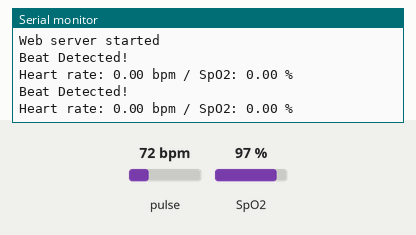
A sketch run on a simulated ESP8266 (NodeMCU). Parts: the last lines printed to the serial monitor. The test bench sets the inputs (shaded band); at power-on: pulse 72 bpm, SpO2 97 %. WiFi joins after 1.5 s; servers stay silent unless stated.

Above: at 2.7 s.
2.8 s: pulse set to 42 bpm
At 4.2 s:
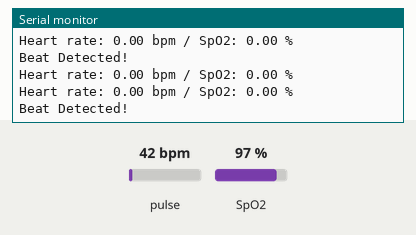
4.3 s: SpO2 set to 80 %
At 4.9 s:
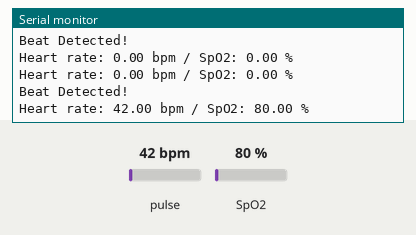
5.8 s: pulse set to 70 bpm
At 9.3 s:
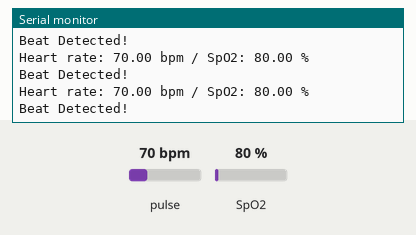
Timing chart, 0 to 10.8 s (numbered marks = the images above; inputs shaded):
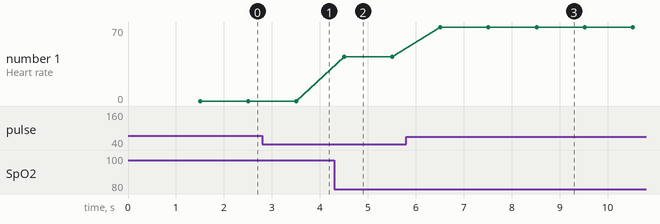

Measured:
- after the input at 4.3 s, the serial monitor: prints a new line after 0.21 s (image 2)
- after the input at 5.8 s, the serial monitor: prints a new line after 0.71 s (image 3)
- plotted number 1: 42 → 70 after the input at 5.8 s

The sketch:

MAX30100.ino
```cpp
#include <Wire.h>
#include <ESP8266WiFi.h>
#include <ESP8266WebServer.h>
#include "MAX30100_PulseOximeter.h"

#define REPORTING_PERIOD_MS 1000

const char* ssid = "Deki.";
const char* password = "deki2826.";

ESP8266WebServer server(80);
PulseOximeter pox;
float BPM, SpO2;
uint32_t tsLastReport = 0;

void onBeatDetected() {
    Serial.println("Beat Detected!");
}

void handleRoot() {
    String html = "<!DOCTYPE html>"
                  "<html lang=\"en\">"
                  "<head>"
                  "<meta charset=\"UTF-8\">"
                  "<meta http-equiv=\"X-UA-Compatible\" content=\"IE=edge\">"
                  "<meta name=\"viewport\" content=\"width=device-width, initial-scale=1.0\">"
                  "<title>Pulse Oximeter Dashboard</title>"
                  "<style>"
                  "body { font-family: Arial, sans-serif; margin: 0; padding: 0; background-color: #f4f4f9; color: #333; }"
                  ".container { text-align: center; margin-top: 50px; }"
                  "h1 { font-size: 2.5em; color: #4CAF50; }"
                  ".data { font-size: 2em; margin: 20px; padding: 15px; border-radius: 8px; background-color: #fff; box-shadow: 0 0 10px rgba(0, 0, 0, 0.1); display: inline-block; }"
                  "#bpm { color: #2196F3; }"
                  "#spo2 { color: #FF5722; }"
                  "footer { margin-top: 30px; font-size: 0.9em; color: #888; }"
                  "footer a { color: #2196F3; text-decoration: none; }"
                  "footer a:hover { text-decoration: underline; }"
                  "</style>"
                  "</head>"
                  "<body>"
                  "<div class=\"container\">"
                  "<h1>Pulse Oximeter Dashboard</h1>"
                  "<div class=\"data\">"
                  "Heart Rate (BPM): <span id=\"bpm\">0</span>"
                  "</div>"
                  "<div class=\"data\">"
                  "Oxygen Saturation (SpO2): <span id=\"spo2\">0</span>%"
                  "</div>"
                  "<footer>"
                  "<p>Data updated every second. <a href=\"https://github.com/DevagiS\">View on GitHub</a></p>"
                  "</footer>"
                  "<script>"
                  "async function fetchData() {"
                  "try {"
                  "const response = await fetch('/data');"
                  "const data = await response.json();"
                  "document.getElementById('bpm').textContent = data.BPM.toFixed(1);"
                  "document.getElementById('spo2').textContent = data.SpO2.toFixed(1);"
                  "} catch (error) {"
                  "console.error('Error fetching data:', error);"
                  "}"
                  "}"
                  "setInterval(fetchData, 1000);"
                  "</script>"
                  "</body>"
                  "</html>";

    server.send(200, "text/html", html);
}

void handleData() {
    String jsonResponse = "{\"BPM\":" + String(BPM) + ",\"SpO2\":" + String(SpO2) + "}";
    server.send(200, "application/json", jsonResponse);
}

void setup() {
    Serial.begin(115200);
    Wire.begin(4, 5);
    WiFi.begin(ssid, password);
    Serial.print("Connecting to WiFi");
    while (WiFi.status() != WL_CONNECTED) {
        delay(500);
        Serial.print(".");
    }
    Serial.println("Connected!");
    Serial.print("IP address: ");
    Serial.println(WiFi.localIP());

    server.on("/", handleRoot);
    server.on("/data", handleData);
    server.begin();
    Serial.println("Web server started");

    if (!pox.begin()) {
        Serial.println("FAILED");
        while (true);
    }
    pox.setOnBeatDetectedCallback(onBeatDetected);
    pox.setIRLedCurrent(MAX30100_LED_CURR_7_6MA);
}

void loop() {
    pox.update();
    server.handleClient();
    BPM = pox.getHeartRate();
    SpO2 = pox.getSpO2();
    if (millis() - tsLastReport > REPORTING_PERIOD_MS) {
        Serial.print("Heart rate: ");
        Serial.print(BPM);
        Serial.print(" bpm / SpO2: ");
        Serial.print(SpO2);
        Serial.println(" %");
        tsLastReport = millis();
    }
}
```
